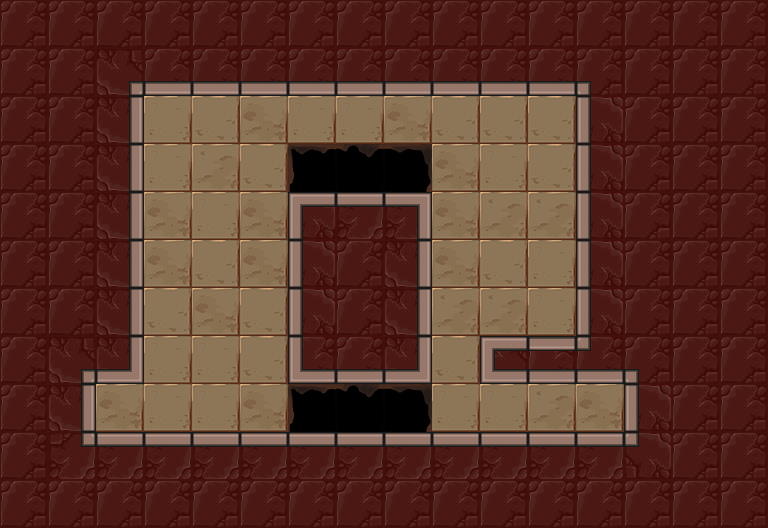

This is a level from a 2D game, rendered from its Tiled map with the project's own tilesets. A one-line summary and the map file follow, with tile-layer data summarised:
An orthogonal 16x11 tile map with 48x48 px tiles, 3 tile layers (Floor, Holes, Walls), 6 tilesets and 8 objects (4x mirror, lightSwitch, lightOrb, player_start, exit).

<map version="1.0" orientation="orthogonal" renderorder="right-down" width="16" height="11" tilewidth="48" tileheight="48" nextobjectid="127">
 <tileset firstgid="1" name="walls" tilewidth="48" tileheight="48" tilecount="42">
  <image source="../../images/kongregate_release/wall_sheet.png" width="336" height="288" />
 </tileset>
 <tileset firstgid="43" name="exit" tilewidth="48" tileheight="48" tilecount="12">
  <image source="../../images/kongregate_release/gate_sheet.png" width="192" height="144" />
 </tileset>
 <tileset firstgid="55" name="floors" tilewidth="48" tileheight="48" tilecount="4">
  <image source="../../images/kongregate_release/floor_sheet.png" width="192" height="48" />
 </tileset>
 <tileset firstgid="59" name="holes" tilewidth="48" tileheight="48" tilecount="24">
  <image source="../../images/kongregate_release/hole_sheet.png" width="288" height="192" />
 </tileset>
 <tileset firstgid="83" name="mirrors" tilewidth="48" tileheight="48" tilecount="4">
  <image source="../../images/kongregate_release/mirror_sheet.png" width="96" height="96" />
 </tileset>
 <tileset firstgid="87" name="orb_sheet" tilewidth="48" tileheight="48" tilecount="9">
  <image source="../../images/kongregate_release/orb_sheet.png" width="144" height="144" />
 </tileset>
 <layer name="Floor" width="16" height="11">
  <properties>
   <property name="tileset" value="floors" />
  </properties>
  <data>[176 cells, 45 non-empty, 4 distinct tile ids]</data>
 </layer>
 <layer name="Holes" width="16" height="11">
  <properties>
   <property name="tileset" value="holes" />
  </properties>
  <data>[176 cells, 6 non-empty, 3 distinct tile ids]</data>
 </layer>
 <layer name="Walls" width="16" height="11">
  <properties>
   <property name="tileset" value="walls" />
  </properties>
  <data>[176 cells, 125 non-empty, 16 distinct tile ids]</data>
 </layer>
 <objectgroup name="Objects" visible="0" />
 <objectgroup name="Mirrors">
  <object id="119" type="mirror" gid="84" x="192" y="432" width="48" height="48">
   <properties>
    <property name="sides" value="1" />
   </properties>
  </object>
  <object id="120" type="mirror" gid="1073741908" x="144" y="240" width="48" height="48">
   <properties>
    <property name="sides" value="1" />
   </properties>
  </object>
  <object id="121" type="mirror" gid="3221225556" x="192" y="240" width="48" height="48">
   <properties>
    <property name="sides" value="1" />
   </properties>
  </object>
  <object id="122" type="mirror" gid="84" x="528" y="144" width="48" height="48">
   <properties>
    <property name="sides" value="1" />
   </properties>
  </object>
 </objectgroup>
 <objectgroup name="Light">
  <object id="123" type="lightSwitch" gid="84" x="576" y="432" width="48" height="48" />
  <object id="124" type="lightOrb" gid="90" x="144" y="288" width="48" height="48">
   <properties>
    <property name="direction" value="256" />
   </properties>
  </object>
 </objectgroup>
 <objectgroup color="#141ba4" name="player_start">
  <object id="125" type="player_start" x="528" y="288" width="48" height="48">
   <properties>
    <property name="direction_facing" value="16" />
    <property name="initial_zoom" value="0.7" />
   </properties>
  </object>
 </objectgroup>
 <objectgroup color="#71a400" name="Exit">
  <object id="126" type="exit" gid="43" x="96" y="432" width="48" height="48" />
 </objectgroup>
</map>
